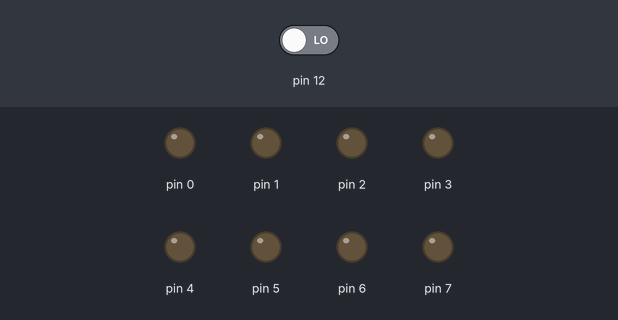
This sketch was run on a simulated Arduino Uno, built with avr-gcc and run on an emulated ATmega328P. Parts: output pins drawn as LEDs (lit = HIGH). Dashed ring = blinking. The test bench sets the inputs (shaded band); at power-on: pin 12 LOW.

Above: at 1.8 s.
1.9 s: pin 12 driven HIGH
At 4.8 s:
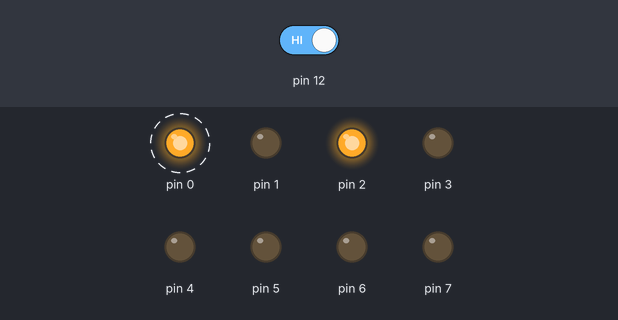
4.9 s: pin 12 driven LOW
At 6.0 s:
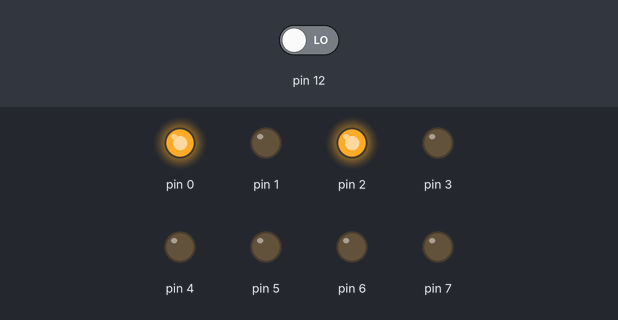
6.4 s: pin 12 driven HIGH
At 7.4 s:
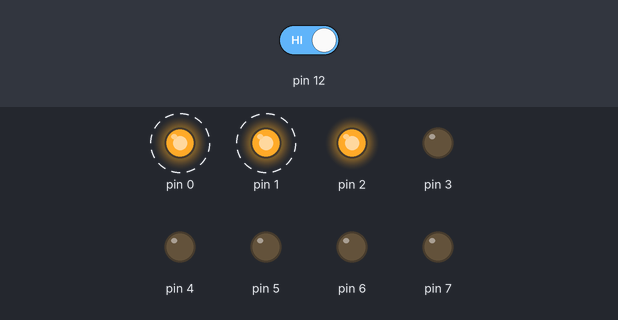
Timing chart, 0 to 26.5 s (numbered marks = the images above; inputs shaded):
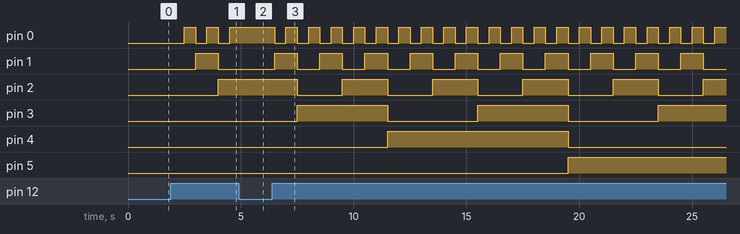

Measured:
- after the input at 1.9 s, pin 0: alternates HIGH for 0.50 s and LOW for 0.50 s, starting after 0.60 s; pin 1: LOW → HIGH after 1.1 s, → LOW 1.0 s later; pin 2: LOW → HIGH after 2.1 s
- after the input at 4.9 s, pin 0: stays HIGH (without the input it goes to LOW after 0.10 s); pin 1: stays LOW (without the input it goes to HIGH after 0.10 s); pin 2: stays HIGH (without the input it goes to LOW after 1.1 s); pin 3: stays LOW (without the input it goes to HIGH after 1.1 s)
- after the input at 6.4 s, pin 0: alternates HIGH for 0.50 s and LOW for 0.50 s, starting after 0.10 s; pin 1: alternates HIGH for 1.0 s and LOW for 1.0 s, starting after 0.10 s

The sketch:

numeros_binarios_botao.ino
```cpp
/// C++ code
//
/*
contagem binaria usando registrador
*/
void contar();
void setup()
{
DDRD = B11111111; //PORTA 0 A 7
//DDRB = B00111111; //PORTA 8 9 10 11 12 13
pinMode(12, INPUT);
}
void loop()
{
if(digitalRead(12)){
//digitalWrite(8, HIGH);
contar();
}
else{
//reset?
}
delay(500);
return;
}
//Exercícios: teste o circuito montando na bancada:
// Exercício 2: Modifique o circuito acrescentaod mais seis LEDS nas portas 8 até 13
//exercicio 3, modifique o circuito fazendo um LED acender por vez qdo botão pressionado.
void contar()
{
static int conta = 0;
PORTD = conta;
//enviada palavra inteira para as porta 0 a 7
conta ++;
return;
}
```
